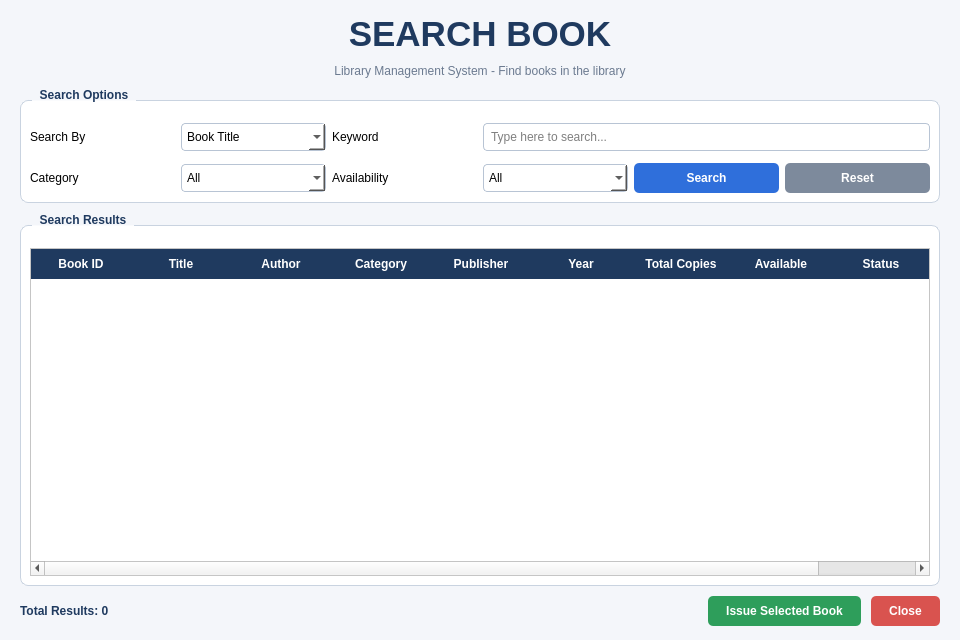
<?xml version="1.0" encoding="UTF-8"?>
<ui version="4.0">
 <class>searchbook</class>
 <widget class="QWidget" name="searchbook">
  <property name="geometry">
   <rect><x>0</x><y>0</y><width>960</width><height>640</height></rect>
  </property>
  <property name="windowTitle">
   <string>Search Book</string>
  </property>
  <property name="styleSheet">
   <string notr="true">QWidget#searchbook { background-color: #f4f6fa; }
QLabel#TITLE { color: #1f3a5f; }
QLabel#lblSubtitle { color: #6b7a90; }
QLabel#lblResultCount { color: #1f3a5f; font-weight: bold; }
QGroupBox { font-weight: bold; color: #1f3a5f; border: 1px solid #c9d3e0; border-radius: 8px; margin-top: 12px; background: white; }
QGroupBox::title { subcontrol-origin: margin; left: 12px; padding: 0 6px; }
QLineEdit, QComboBox, QSpinBox { border: 1px solid #b8c4d4; border-radius: 4px; padding: 5px; background: white; }
QLineEdit:focus, QComboBox:focus, QSpinBox:focus { border: 1px solid #2f6fdb; }
QPushButton { border: none; border-radius: 5px; padding: 8px 18px; background: #2f6fdb; color: white; font-weight: bold; }
QPushButton:hover { background: #2458b3; }
QPushButton#btnReset { background: #7d8a9c; }
QPushButton#btnIssueSelected { background: #2e9e5b; }
QPushButton#btnClose { background: #d9534f; }
QTableWidget { background: white; alternate-background-color: #f4f7fb; gridline-color: #dde4ee; selection-background-color: #cfe0fb; selection-color: #1f3a5f; }
QHeaderView::section { background: #1f3a5f; color: white; padding: 6px; border: none; font-weight: bold; }</string>
  </property>
  <layout class="QVBoxLayout" name="mainLayout">
   <property name="leftMargin"><number>20</number></property>
   <property name="topMargin"><number>14</number></property>
   <property name="rightMargin"><number>20</number></property>
   <property name="bottomMargin"><number>14</number></property>
   <property name="spacing"><number>10</number></property>
   <item>
    <widget class="QLabel" name="TITLE">
     <property name="font">
      <font><pointsize>26</pointsize><bold>true</bold></font>
     </property>
     <property name="text"><string>SEARCH BOOK</string></property>
     <property name="alignment"><set>Qt::AlignCenter</set></property>
    </widget>
   </item>
   <item>
    <widget class="QLabel" name="lblSubtitle">
     <property name="text"><string>Library Management System - Find books in the library</string></property>
     <property name="alignment"><set>Qt::AlignCenter</set></property>
    </widget>
   </item>
   <item>
    <widget class="QGroupBox" name="grpSearch">
     <property name="title"><string>Search Options</string></property>
     <layout class="QGridLayout" name="gridSearch">
      <property name="verticalSpacing"><number>12</number></property>
      <property name="topMargin"><number>22</number></property>
      <item row="0" column="0">
       <widget class="QLabel" name="lblsearchby">
        <property name="text"><string>Search By</string></property>
       </widget>
      </item>
      <item row="0" column="1">
       <widget class="QComboBox" name="cmbSearchBy">
        <item><property name="text"><string>Book Title</string></property></item>
        <item><property name="text"><string>Book ID</string></property></item>
        <item><property name="text"><string>Author</string></property></item>
        <item><property name="text"><string>Publisher</string></property></item>
        <item><property name="text"><string>ISBN</string></property></item>
       </widget>
      </item>
      <item row="0" column="2">
       <widget class="QLabel" name="lblkeyword">
        <property name="text"><string>Keyword</string></property>
       </widget>
      </item>
      <item row="0" column="3" colspan="3">
       <widget class="QLineEdit" name="txtSearch">
        <property name="placeholderText"><string>Type here to search...</string></property>
        <property name="clearButtonEnabled"><bool>true</bool></property>
       </widget>
      </item>
      <item row="1" column="0">
       <widget class="QLabel" name="lblcategory">
        <property name="text"><string>Category</string></property>
       </widget>
      </item>
      <item row="1" column="1">
       <widget class="QComboBox" name="cmbCategory">
        <item><property name="text"><string>All</string></property></item>
        <item><property name="text"><string>Computer Science</string></property></item>
        <item><property name="text"><string>Engineering</string></property></item>
        <item><property name="text"><string>Mathematics</string></property></item>
        <item><property name="text"><string>Science</string></property></item>
        <item><property name="text"><string>Literature</string></property></item>
        <item><property name="text"><string>History</string></property></item>
        <item><property name="text"><string>Business</string></property></item>
        <item><property name="text"><string>Other</string></property></item>
       </widget>
      </item>
      <item row="1" column="2">
       <widget class="QLabel" name="lblstatus">
        <property name="text"><string>Availability</string></property>
       </widget>
      </item>
      <item row="1" column="3">
       <widget class="QComboBox" name="cmbStatus">
        <item><property name="text"><string>All</string></property></item>
        <item><property name="text"><string>Available</string></property></item>
        <item><property name="text"><string>Issued</string></property></item>
       </widget>
      </item>
      <item row="1" column="4">
       <widget class="QPushButton" name="btnSearch">
        <property name="text"><string>Search</string></property>
        <property name="default"><bool>true</bool></property>
       </widget>
      </item>
      <item row="1" column="5">
       <widget class="QPushButton" name="btnReset">
        <property name="text"><string>Reset</string></property>
       </widget>
      </item>
     </layout>
    </widget>
   </item>
   <item>
    <widget class="QGroupBox" name="grpResults">
     <property name="title"><string>Search Results</string></property>
     <layout class="QVBoxLayout" name="resultsLayout">
      <property name="topMargin"><number>22</number></property>
      <item>
       <widget class="QTableWidget" name="tableBooks">
        <property name="alternatingRowColors"><bool>true</bool></property>
        <property name="editTriggers"><set>QAbstractItemView::NoEditTriggers</set></property>
        <property name="selectionBehavior"><enum>QAbstractItemView::SelectRows</enum></property>
        <property name="selectionMode"><enum>QAbstractItemView::SingleSelection</enum></property>
        <property name="sortingEnabled"><bool>true</bool></property>
        <attribute name="horizontalHeaderStretchLastSection"><bool>true</bool></attribute>
        <attribute name="verticalHeaderVisible"><bool>false</bool></attribute>
        <column><property name="text"><string>Book ID</string></property></column>
        <column><property name="text"><string>Title</string></property></column>
        <column><property name="text"><string>Author</string></property></column>
        <column><property name="text"><string>Category</string></property></column>
        <column><property name="text"><string>Publisher</string></property></column>
        <column><property name="text"><string>Year</string></property></column>
        <column><property name="text"><string>Total Copies</string></property></column>
        <column><property name="text"><string>Available</string></property></column>
        <column><property name="text"><string>Status</string></property></column>
       </widget>
      </item>
     </layout>
    </widget>
   </item>
   <item>
    <layout class="QHBoxLayout" name="bottomLayout">
     <item>
      <widget class="QLabel" name="lblResultCount">
       <property name="text"><string>Total Results: 0</string></property>
      </widget>
     </item>
     <item>
      <spacer name="spacerBottom">
       <property name="orientation"><enum>Qt::Horizontal</enum></property>
       <property name="sizeHint" stdset="0"><size><width>40</width><height>20</height></size></property>
      </spacer>
     </item>
     <item>
      <widget class="QPushButton" name="btnIssueSelected">
       <property name="text"><string>Issue Selected Book</string></property>
      </widget>
     </item>
     <item>
      <widget class="QPushButton" name="btnClose">
       <property name="text"><string>Close</string></property>
      </widget>
     </item>
    </layout>
   </item>
  </layout>
 </widget>
 <tabstops>
  <tabstop>cmbSearchBy</tabstop>
  <tabstop>txtSearch</tabstop>
  <tabstop>cmbCategory</tabstop>
  <tabstop>cmbStatus</tabstop>
  <tabstop>btnSearch</tabstop>
  <tabstop>btnReset</tabstop>
  <tabstop>tableBooks</tabstop>
  <tabstop>btnIssueSelected</tabstop>
  <tabstop>btnClose</tabstop>
 </tabstops>
 <resources/>
 <connections>
  <connection>
   <sender>btnClose</sender>
   <signal>clicked()</signal>
   <receiver>searchbook</receiver>
   <slot>close()</slot>
   <hints>
    <hint type="sourcelabel"><x>900</x><y>610</y></hint>
    <hint type="destinationlabel"><x>480</x><y>320</y></hint>
   </hints>
  </connection>
 </connections>
</ui>
